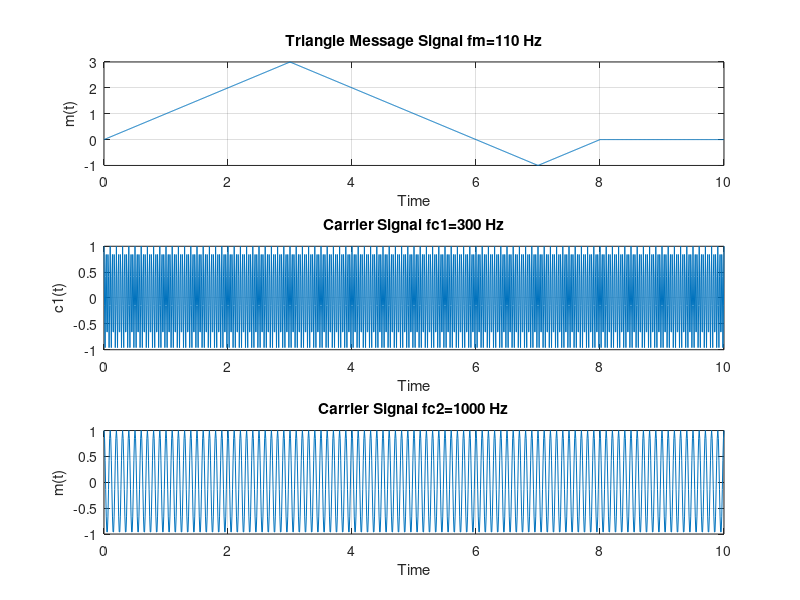
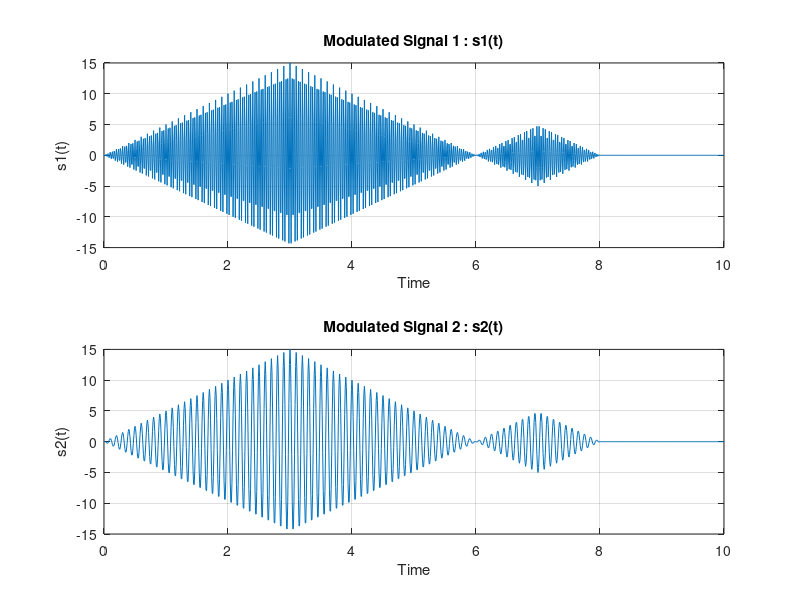
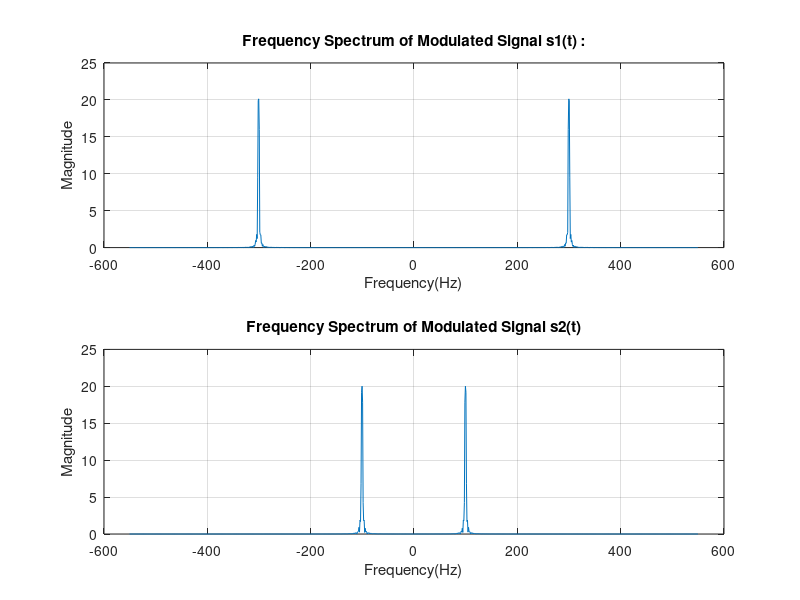
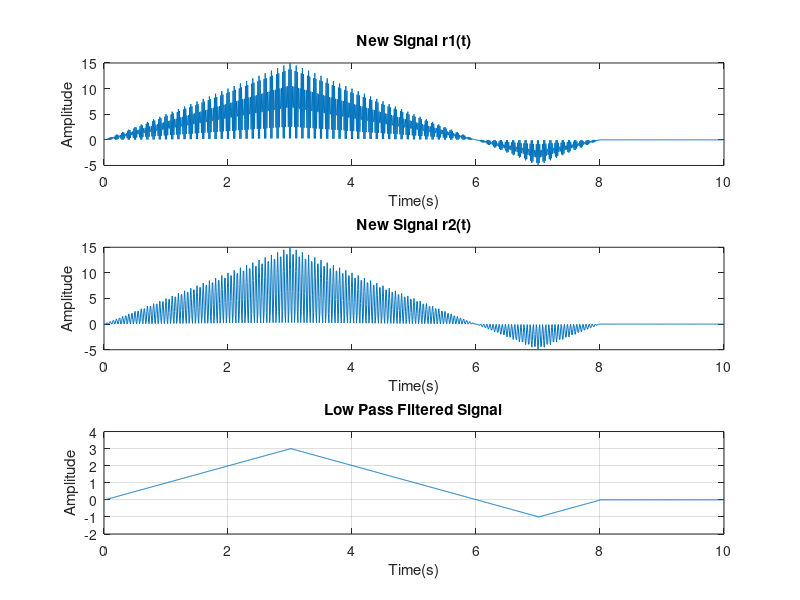

MATLAB code for these plots, in order:

%%  Message Signal

fm=110;
zaman=[0:1/fm:10];

m1=3*tripuls((zaman-3)/6);
m2=-1*tripuls((zaman-7)/2);
mt=m1+m2;  % Message Signal

figure(1);
subplot(3,1,1);
plot(zaman,mt);
xlabel('Time');
ylabel('m(t)');
title(['Triangle Message Signal fm=',num2str(fm),' Hz']);
grid on

%% Carrier Signal

fc1=300;
fc2=1000;

c1=cos(2*pi*fc1*zaman); % Carrier Signal 1
c2=cos(2*pi*fc2*zaman); % Carrier Signal 2

subplot(3,1,2);
plot(zaman,c1);
xlabel('Time');
ylabel('c1(t)');
title(['Carrier Signal fc1=',num2str(fc1),' Hz']);
grid on

subplot(3,1,3);
plot(zaman,c2);
xlabel('Time');
ylabel('m(t)');
title(['Carrier Signal fc2=',num2str(fc2),' Hz']);
grid on

%% DSB-SC Modulation
Ac=5;
s1=Ac*mt.*c1;
figure(2);
subplot(2,1,1);
plot(zaman,s1);
xlabel('Time');
ylabel('s1(t)');
title(['Modulated Signal 1 : s1(t)']);
grid on

s2=Ac*mt.*c2;
subplot(2,1,2);
plot(zaman,s2);
xlabel('Time');
ylabel('s2(t)');
title(['Modulated Signal 2 : s2(t)']);
grid on

%% Frequency Spectrum of Modulated Signal
fs=1101;      % fs for calculating the same length with f
f=-fs/2:1:fs/2-1;

s1f=fftshift(fft(s1));
figure(3);
subplot(2,1,1)
plot(f,abs(s1f)/fm);
title('Frequency Spectrum of Modulated Signal s1(t) :');
xlabel('Frequency(Hz)');
ylabel('Magnitude');
grid on


s2f=fftshift(fft(s2));
subplot(2,1,2)
plot(f,abs(s2f)/fm);
title('Frequency Spectrum of Modulated Signal s2(t)');
xlabel('Frequency(Hz)');
ylabel('Magnitude');
grid on

%% New Signals r1(t) and r2(t) 

r1t=s1.*cos(2*pi*fc1*zaman);
r2t=s2.*cos(2*pi*fc2*zaman);
figure(4);
subplot(3,1,1)
plot(zaman,r1t);
title('New Signal r1(t)');
xlabel('Time(s)');
ylabel('Amplitude');

subplot(3,1,2)
plot(zaman,r2t);
title('New Signal r2(t)');
xlabel('Time(s)');
ylabel('Amplitude');

%% Low Pass Filtered Signals

[b,a]= butter(5,2*fc1/fs);  % Butterworth Filter Design
r_flt1=filter(b,a,r1t);

subplot(3,1,3)
plot(zaman,r_flt1/3*1.2);
title('Low Pass Filtered Signal');
xlabel('Time(s)');
ylabel('Amplitude');
grid on


figure(5);
plot(zaman,mt);
xlabel('Time');
ylabel('Amplitude');
grid on

hold on

plot(zaman,r_flt1/3*1.2);
title('Low Pass Filtered Signal and m(t) Message Signal ');
legend('Demodulated Signal','Message Signal');
grid on